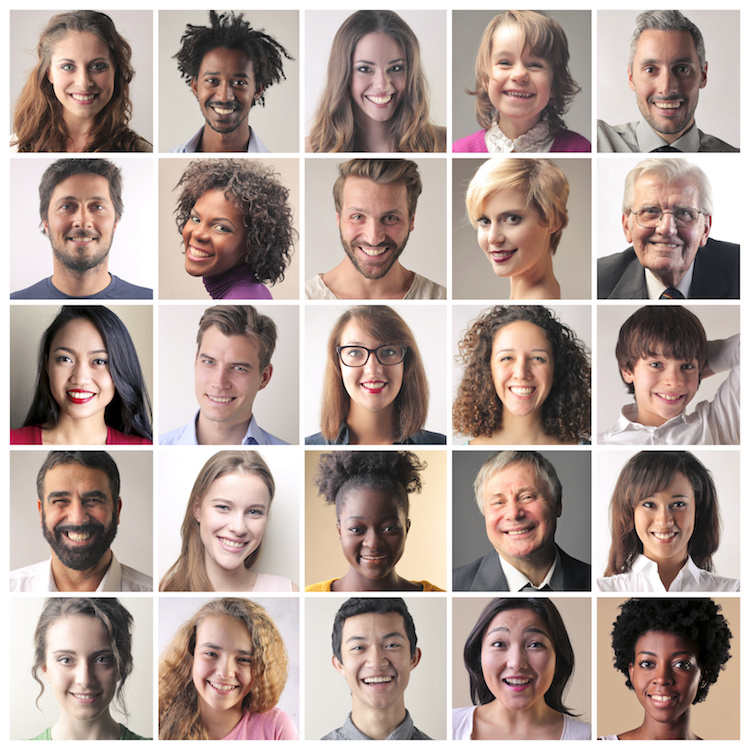
#> input picture eyes-detection/faces.jpeg, 750 x 750 px, given in place of the camera
$ python main.py
#> lines starting #> are read from the running program, lines starting #| are printed output that depends on the picture; after the words box and inside, x2 and y2 are one past the last pixel; in counts of white or black regions, pixels touching at a corner belong together
import cv2
import numpy as np
from random import randint
import time
cap = cv2.VideoCapture(0)
path = "haarcascade_frontalface_default.xml"
eye_path = "haarcascade_eye.xml"
face_cascade = cv2.CascadeClassifier(path)
eye_cascade = cv2.CascadeClassifier(eye_path)


def get_contours(frame: np.ndarray, x: int, y: int, w: int, h: int) -> np.ndarray:
    """
    Get contours of the image
    """

    resize_frame = frame[y:y+h, x:x+w]
    resize_frame = cv2.GaussianBlur(resize_frame, (5,5), 1)

    gray = cv2.cvtColor(resize_frame, cv2.COLOR_BGR2GRAY)

    threshold = cv2.adaptiveThreshold(
        gray,255, cv2.ADAPTIVE_THRESH_GAUSSIAN_C, cv2.THRESH_BINARY, 105, 1)

    contours, _ = cv2.findContours(
        threshold, cv2.RETR_TREE, cv2.CHAIN_APPROX_SIMPLE)
    for i in contours:
        area = cv2.contourArea(i)
        if area > 50:

            cv2.drawContours(resize_frame, [i], 0, (randint(
                0, 255), randint(0, 255), randint(0, 255)), -1)

    return resize_frame


while True:
    _, frame = cap.read()
#> frame is the input picture: shape (750, 750, 3); mean B, G, R 150.6, 157.8, 175.3
    frame = cv2.flip(frame, 1)
    frame=cv2.resize(frame,(0,0),fx=0.5,fy=0.5)
#> frame: shape (375, 375, 3)
    gray = cv2.cvtColor(frame, cv2.COLOR_BGR2GRAY)
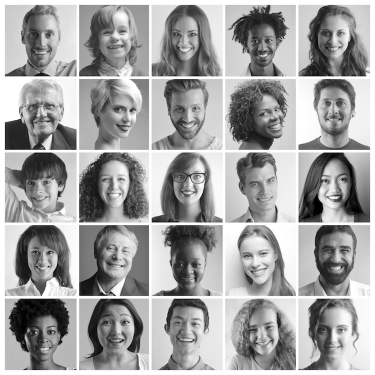
#> gray: shape (375, 375); min 0, max 255, mean 162.3

    faces: tuple[int, int, int] = face_cascade.detectMultiScale(gray, 1.3, 5)
#> faces = 13 rows, first 6: [311, 16, 45, 45], [91, 162, 46, 46], [240, 166, 45, 45], [312, 232, 48, 48], [91, 11, 50, 50], [309, 84, 49, 49]
    eyes: tuple[int, int, int] = eye_cascade.detectMultiScale(gray, 1.3, 5)
#> eyes = ()
    before = frame.copy()
    #asd
    gray=cv2.GaussianBlur(gray,(5,5),3)
    threshold = cv2.adaptiveThreshold(
        gray, 255, cv2.ADAPTIVE_THRESH_GAUSSIAN_C, cv2.THRESH_BINARY_INV, 205, 1)
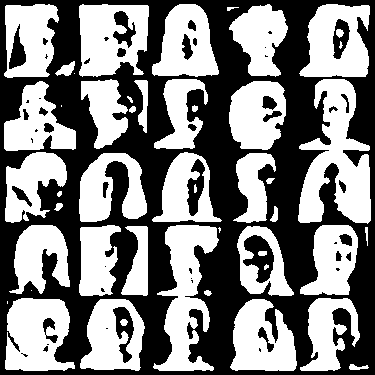
#> threshold: shape (375, 375); 50.1% white; 50 black regions (22 under 20 px)
    contours, _ = cv2.findContours(threshold, cv2.RETR_TREE, cv2.CHAIN_APPROX_SIMPLE)
#> contours = 99 contours, 33 with area under 20; largest, box (x1, y1, x2, y2) and area: (298, 79, 371, 224) 5704, (153, 225, 219, 371) 4450, (79, 4, 149, 77) 4196, (299, 4, 370, 77) 3902, (5, 298, 75, 371) 3890
    for i in contours:

        cv2.drawContours(frame, [i], 0, (randint(0, 255), randint(0, 255), randint(0, 255)), -1)
#> this loop made 99 passes
#> i on passes 2, 19, 35, 39, 55: [[7, 301], [7, 303]], [[31, 290]], [[190, 278], [191, 277], [192, 278], [191, 279]], [[104, 266], [105, 265], [106, 266], [105, 267]], [[61, 105], [61, 106]]
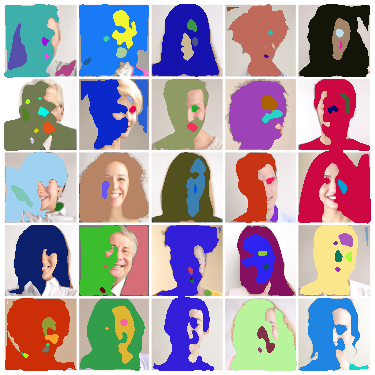
#> frame: shape (375, 375, 3); mean B, G, R 164.1, 154.8, 167.9

    dilate=cv2.dilate(frame,None,iterations=5)
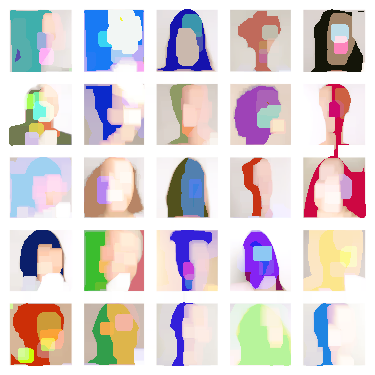
#> dilate: shape (375, 375, 3); mean B, G, R 209.7, 208.1, 216.4

    for a in [faces, eyes]:
        for (x, y, w, h) in a:
            #cv2.rectangle(frame, (x, y), (x + w, y + h), (255, 0, 0), 2)

            frame[y:y+h, x:x+w] = get_contours(before, x, y, w, h)
#> this loop made 2 passes
#> pass 1, in get_contours, `threshold = cv2.adaptiveThreshold( gray,255, cv2.ADAPTIVE_THRESH_GAUSS..`:
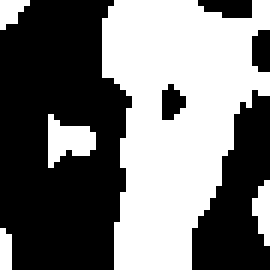
#> threshold: shape (45, 45) (shown 6 times larger); 46% white; 5 white regions (2 under 20 px), largest, box (x1, y1, x2, y2) and area: (17, 0, 45, 45) 837, (8, 19, 16, 28) 43, (42, 30, 45, 41) 22
#> after the loop:
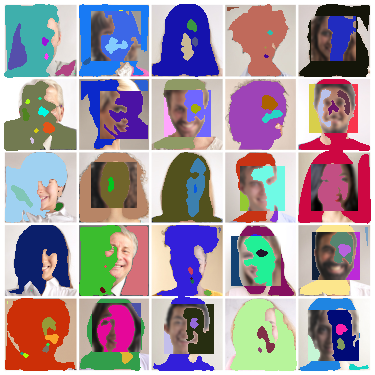
#> frame: shape (375, 375, 3); mean B, G, R 157.8, 148.3, 160.4
    #frame=cv2.dilate(frame,None,iterations=5)
    cv2.imshow("idk",np.concatenate((frame,dilate),axis=0))
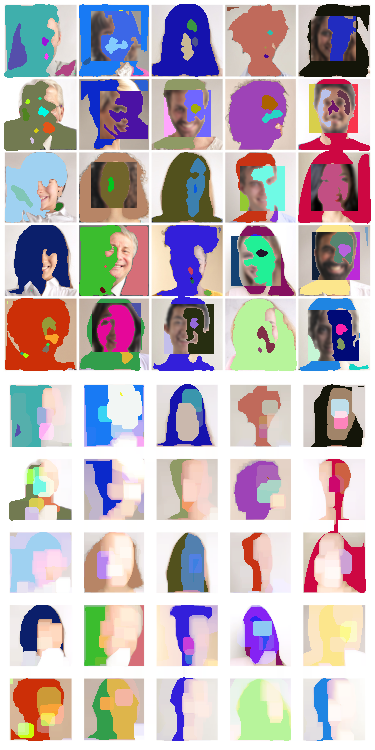
#> window 'idk': shape (750, 375, 3); mean B, G, R 183.7, 178.2, 188.4


    if cv2.waitKey(1) == 27:
#> (key Esc is pressed here)
        break


cap.release()
cv2.destroyAllWindows()
